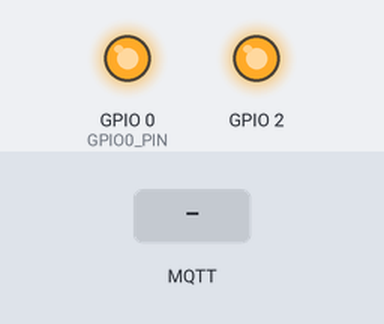
Simulated run of this sketch. Board: ESP8266 (NodeMCU). On the bench: output pins drawn as LEDs (lit = HIGH). Dashed ring = blinking. The inputs (shaded band) are chosen by the test bench. WiFi joins after 1.5 s; servers stay silent unless stated; random numbers use the default seed unless the sketch sets one; no MQTT or app messages arrive unless stated; what the sketch prints to the serial monitor is not drawn.

Above: at 2.7 s.
2.8 s: MQTT message "38" arrives on the first subscribed topic
At 3.9 s:
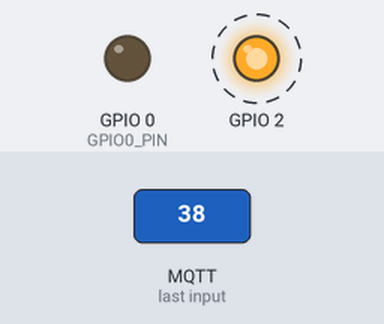
5.9 s: MQTT message "heartbeat" arrives on the first subscribed topic
8.0 s: MQTT message "2" arrives on the first subscribed topic
At 10.9 s:
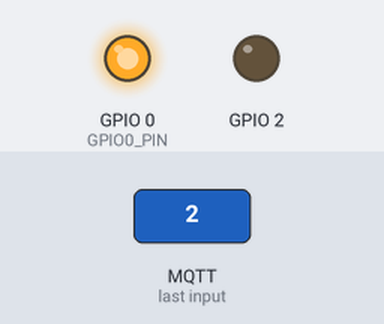
Timing chart, 0 to 12.6 s (numbered marks = the images above; inputs shaded):
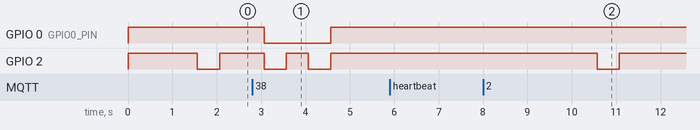

Measured:
- after the input at 2.8 s, GPIO 0 (GPIO0_PIN): HIGH → LOW after 0.27 s, → HIGH 1.5 s later; GPIO 2: alternates HIGH for 0.50 s and LOW for 0.50 s, 4 changes in all, then stays HIGH, starting after 0.27 s
- after the input at 5.9 s, every drawn part: stays the same

The sketch:

ESP01-MQTTGarageDoor.ino
```cpp
#include <ESP8266WiFi.h>
#include "PubSubClient.h"

//declare all the functions beforehand
void handleRcvMsg( String sMsg );
void setup_wifi();
void publishAck(char *pAckMsg);
void callback(char* topic, byte *payload, unsigned int length);
void reconnect();

int nextHeartbeatTime = 0; //Time in ms indicating when to send out next heartbeat. "heartbeat" is published regularly to show that this device is alive. Used in publishHeartbeat()
unsigned long wakeUpTime = millis(); //any msg received before this time is ignored. Used in handleRcvMsg()

// Update these with values suitable for your network.
const char* ssid = "SAMPLE_WIFI_SSID"; //FILL IN WITH YOUR SSID
const char* password = "SAMPLE_PASSWORD"; //FILL IN WITH YOUR NETWORK PASSWORD
const char* mqtt_server = "broker.hivemq.com"; //You can choose to use another server
#define mqtt_port 1883
#define MQTT_USER "ESP01" //You can choose to change the user if you want
#define MQTT_PASSWORD "" //leave blank if using a public broker
#define MQTT_PUBLISH_TOPIC "foo/bar" // CHOOSE A TOPIC NAME.
#define MQTT_SUBSCRIBE_TOPIC "foo/bar" //SHOULD BE SAME AS MQTT_PUBLISH_TOPIC

#define GPIO0_PIN 0 //Using a variable instead of a magic number 0

// In this circuit design, when the GPIO0 is set to LOW, the relay will be closed.
// Therefore, the garage will be opened.
// Also, the on-board LED will be ON when LED_BUILTIN is set to LOW.
#define ON LOW
#define OFF HIGH

WiFiClient wifiClient;
PubSubClient client(wifiClient);


//------------------------------------------------------
void setup() {
  Serial.println("Beginning");
  Serial.begin(115200);

  //initialize all the pinmodes and set them off
  pinMode(GPIO0_PIN, OUTPUT);
  digitalWrite(GPIO0_PIN, OFF);
  pinMode(LED_BUILTIN, OUTPUT); //Just a note that LED_BUILTIN is linked to GPIO2, so that is why you cannot use GPIO2 to control the relay.
  digitalWrite(LED_BUILTIN, OFF); //Turn LED OFF

  setup_wifi();
  client.setServer(mqtt_server, mqtt_port); //setup mqtt server and port
  client.setCallback(callback); //execture calback function when an incoming message is received
  reconnect();
}

//------------------------------------------------------
void loop() {
  client.loop(); //Used to monitor the server and read incoming messages

  publishHeartbeat();

  if(millis() < 10000){ //Used to deal with rollover of the millis() function
    wakeUpTime = millis();
  }
  delay(1000);
}


//------------------------------------------------------
//Function used to publish a message "heartbeat" onto the server every 10 seconds
void publishHeartbeat(){
  int heartbeatInterval = 10000; //the delay between each heartbeat message in milliseconds
  reconnect(); //reconnect to the server if we are somehow disconnected
  //nextHeartbeatTime stores the time at which the next heartbeat should be sent. If the current time is greater then the next heartbeat time, then a heartbeat will be published. It then updates nextHeartbeatTime and also flashes the built in LED on the ESP01
  if(millis() > nextHeartbeatTime){
    client.publish(MQTT_PUBLISH_TOPIC, "heartbeat");
    nextHeartbeatTime += heartbeatInterval;
    digitalWrite(LED_BUILTIN, ON); // Turn ON LED
    delay(500);
    digitalWrite(LED_BUILTIN, OFF);  //Turn OFF LED
  }
}


//------------------------------------------------------
//Used to publish an acknowledgement to a request to open the door
void publishAck(char *pAckMsg){
  if (!client.connected()) { //Will check if connected to server. If not, it will attempt to reconnect.
    reconnect();
  }
  client.publish(MQTT_PUBLISH_TOPIC, pAckMsg);
}

//------------------------------------------------------
//Used to setup wifi
void setup_wifi() {
    delay(10);
    // We start by connecting to a WiFi network
    Serial.println();
    Serial.print("Connecting to ");
    Serial.println(ssid);
    WiFi.begin(ssid, password);
    while (WiFi.status() != WL_CONNECTED) {
      delay(500);
      Serial.print(".");
    }
    randomSeed(micros());
    Serial.println("");
    Serial.println("WiFi connected");
    Serial.println("IP address: ");
    Serial.println(WiFi.localIP());
}

//------------------------------------------------------
//Used to reconnect to the MQTT server and topic if not already connected
void reconnect() {
  static int reconnectionAttempts = 0;
  char pMsg[50];
  // Loop until we're reconnected
  while (!client.connected()) {
    Serial.print("Attempting MQTT connection...");
    // Create a random client ID
    String clientId = "ESP32Client-";
    clientId += String(random(0xffff), HEX);
    // Attempt to connect
    if (client.connect(clientId.c_str(),MQTT_USER,MQTT_PASSWORD)) {
      Serial.println("connected");
      //Once connected, publish an announcement...

      sprintf( pMsg, "Hello from ESP: %d. Just connected", reconnectionAttempts++ );
      client.publish(MQTT_PUBLISH_TOPIC, pMsg);
      // ... and resubscribe
      client.subscribe(MQTT_SUBSCRIBE_TOPIC);
    } else {
      Serial.print("failed, rc=");
      Serial.print(client.state());
      Serial.println(" try again in 5 seconds");
      // Wait 5 seconds before retrying
      delay(5000);
    }
  }
}

//------------------------------------------------------
//Handles the first stage of incoming messages from the server
// when this function is called, the following is passed to this function:
// topic: the subscribed topic
// payload: the content of the received msg
// length: number of bytes in the msg
void callback(char* topic, byte *payload, unsigned int length) {
  char pPayload[50] = "";

  Serial.println("-------new message from broker-----");
  Serial.print("channel:");
  Serial.println(topic);
  Serial.print("data:");
  Serial.write(payload, length);
  Serial.println();

  for( int i=0; i<length; i++ ) //convert the received bytes to chars
  {
    sprintf( pPayload, "%s%c", pPayload, payload[i] );
  }

  //Once a request to open the door is received, all other messages will be ignored for the miliseconds specified by msSleepTime found in handleRcvMsg()
  if(millis() >= wakeUpTime){
    handleRcvMsg( (String) pPayload );
  }
  else{
    Serial.println("Sleeping, message ignored");
  }
}

//------------------------------------------------------
//Handles the second stage of incoming messages from the server
void handleRcvMsg( String sMsg ){
  int msSleepTime = 3000; //How long after each request will all incoming requests for the next n miliseconds be ignored. Currently 3 sec. Purpose is to avoid accidential multiple presses of the button in the app
  Serial.println(sMsg);
  if (sMsg == "38"){ //once code is received, GPIO0 will be pulled low, the relay will activate and the door will open. The LED will flash twice and a "1" will be published onto the server
    Serial.println("Pin high");
    digitalWrite(GPIO0_PIN, ON);
    digitalWrite(LED_BUILTIN, ON);   // Turn ON LED
    delay(500);
    digitalWrite(LED_BUILTIN, OFF);   // Turn OFF LED
    delay(500);
    digitalWrite(LED_BUILTIN, ON);   // Turn ON LED
    delay(500);
    Serial.println("Pin low");
    digitalWrite(GPIO0_PIN, OFF);
    digitalWrite(LED_BUILTIN, OFF); //Turn OFF LED
    publishAck("1");

    wakeUpTime = millis() + msSleepTime; //update the time until which all further requests will be ignored
    }
  else if(sMsg == "1" or sMsg == "0" or sMsg == "heartbeat"){//self published message. No need to publish acknowledgement to server
  }
  else{ //for unrecognizable requests
    Serial.print("Unrecognized code: ");
    Serial.println(sMsg);
    publishAck("0");
  }

}
```
